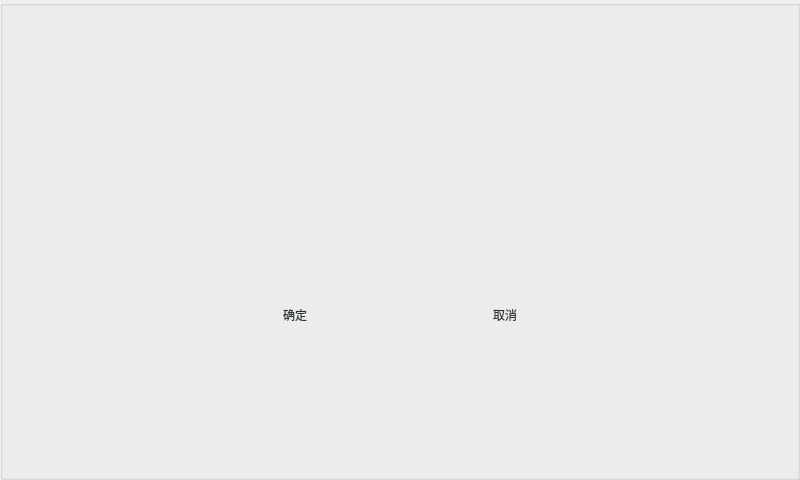
  <widget class="QGroupBox" name="groupBox_mask">
   <property name="geometry">
    <rect>
     <x>0</x>
     <y>0</y>
     <width>800</width>
     <height>480</height>
    </rect>
   </property>
   <property name="styleSheet">
    <string notr="true">QGroupBox#groupBox_mask{background-color: rgba(0, 0, 0, 0.5);border:none}
</string>
   </property>
   <property name="title">
    <string/>
   </property>
   <widget class="QLabel" name="label_erroNote">
    <property name="geometry">
     <rect>
      <x>50</x>
      <y>170</y>
      <width>700</width>
      <height>80</height>
     </rect>
    </property>
    <property name="styleSheet">
     <string notr="true">font: 500 20pt &quot;Ubuntu&quot;;
color: rgb(255, 255, 255);</string>
    </property>
    <property name="text">
     <string/>
    </property>
    <property name="alignment">
     <set>Qt::AlignCenter</set>
    </property>
   </widget>
   <widget class="QPushButton" name="pushButton_submit">
    <property name="geometry">
     <rect>
      <x>220</x>
      <y>290</y>
      <width>150</width>
      <height>50</height>
     </rect>
    </property>
    <property name="focusPolicy">
     <enum>Qt::NoFocus</enum>
    </property>
    <property name="styleSheet">
     <string notr="true">QPushButton{border:none;background-image: url(:/images/btnBg.gif);font: 400 14pt &quot;Ubuntu&quot;;color: rgb(46, 52, 54);} 
QPushButton:pressed{border:none;background-image: url(:/images/btnBg_down.gif);} 
</string>
    </property>
    <property name="text">
     <string>确定</string>
    </property>
   </widget>
   <widget class="QPushButton" name="pushButton_cancel">
    <property name="geometry">
     <rect>
      <x>430</x>
      <y>290</y>
      <width>150</width>
      <height>50</height>
     </rect>
    </property>
    <property name="focusPolicy">
     <enum>Qt::NoFocus</enum>
    </property>
    <property name="styleSheet">
     <string notr="true">QPushButton{border:none;background-image: url(:/images/btnBg.gif);font: 400 14pt &quot;Ubuntu&quot;;color: rgb(46, 52, 54);} 
QPushButton:pressed{border:none;background-image: url(:/images/btnBg_down.gif);} 
</string>
    </property>
    <property name="text">
     <string>取消</string>
    </property>
   </widget>
  </widget>
